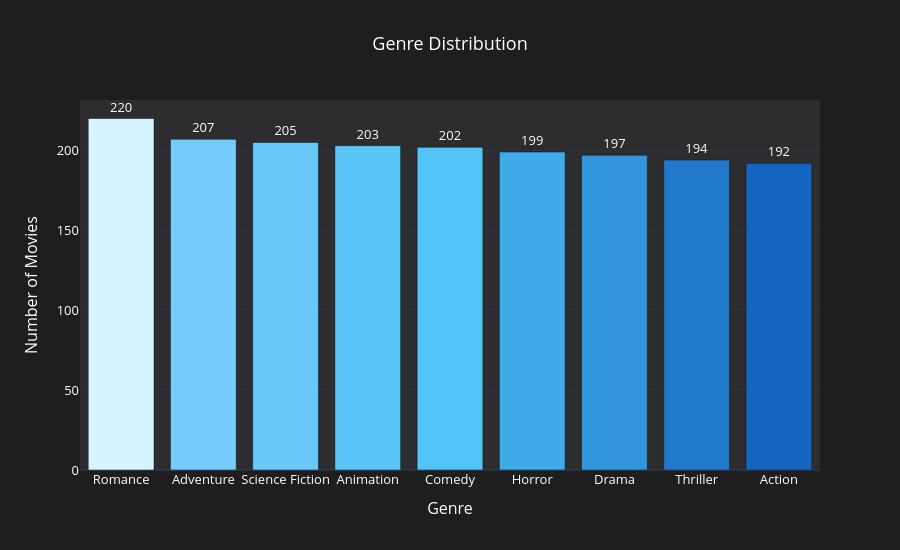

Here is the notebook cell this chart was saved with:
### Code cell
fig = px.bar(
    genre_count,
    x="Genre",
    y="Count",
    text="Count",
    color="Count",
    color_continuous_scale=[
        "#1565C0",  # Dark Blue
        "#4FC3F7",  # Electric Blue
        "#8ED1FC",  # Sky Blue
        "#D6F4FF"   # Light Cyan
    ],
    title="Genre Distribution"
)

fig.update_layout(
    template="plotly_dark",
    paper_bgcolor="#1E1E1E",
    plot_bgcolor="#2D2D30",
    font=dict(color="white", size=13),
    title=dict(text="Genre Distribution", x=0.5),
    xaxis_title="Genre",
    yaxis_title="Number of Movies",
    coloraxis_showscale=False,
    height=550
)

fig.update_traces(
    textposition="outside",
    hovertemplate="<b>%{x}</b><br>Movies: %{y}<extra></extra>"
)

fig.show()

### Figure 1 — Plotly figure (JSON) as saved in the notebook; plotly's stock layout.template omitted (floating-point values rounded to 4 significant figures)
{"data": [{"hovertemplate": "<b>%{x}</b><br>Movies: %{y}<extra></extra>", "legendgroup": "", "marker": {"color": [220, 207, 205, 203, 202, 199, 197, 194, 192], "coloraxis": "coloraxis", "pattern": {"shape": ""}}, "name": "", "orientation": "v", "showlegend": false, "text": [220.0, 207.0, 205.0, 203.0, 202.0, 199.0, 197.0, 194.0, 192.0], "textposition": "outside", "type": "bar", "x": ["Romance", "Adventure", "Science Fiction", "Animation", "Comedy", "Horror", "Drama", "Thriller", "Action"], "xaxis": "x", "y": [220, 207, 205, 203, 202, 199, 197, 194, 192], "yaxis": "y"}], "layout": {"barmode": "relative", "coloraxis": {"autocolorscale": false, "colorbar": {"title": {"text": "Count"}}, "colorscale": [[0, "#1565C0"], [0.3333, "#4FC3F7"], [0.6667, "#8ED1FC"], [1, "#D6F4FF"]], "showscale": false}, "font": {"color": "white", "size": 13}, "height": 550, "legend": {"tracegroupgap": 0}, "paper_bgcolor": "#1E1E1E", "plot_bgcolor": "#2D2D30", "title": {"text": "Genre Distribution", "x": 0.5}, "xaxis": {"anchor": "y", "domain": [0, 1], "title": {"text": "Genre"}}, "yaxis": {"anchor": "x", "domain": [0, 1], "title": {"text": "Number of Movies"}}}}
